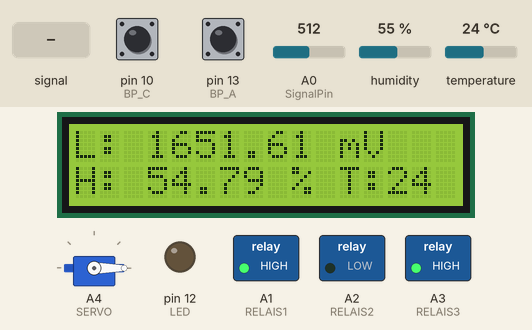
The sketch below on a simulated Arduino Uno, built with avr-gcc and run on an emulated ATmega328P. Parts: servo, 16×2 character LCD, switched loads named in the sketch (green lamp = pin HIGH), output pins drawn as LEDs (lit = HIGH). Wiring (inferred from the names in the program): AHT10/20 sensor at I2C address 0x38. Inputs (shaded band) come from the test bench; at power-on: A0 (SignalPin) = 512, temperature 24 °C, pin 10 (BP_C) HIGH, pin 13 (BP_A) HIGH, humidity 55 %. What the sketch prints to the serial monitor is not drawn.

Above: at 1.6 s.
1.7 s: A0 (SignalPin) fed a 200 Hz sine of ±255 counts around its level
At 2.05 s:
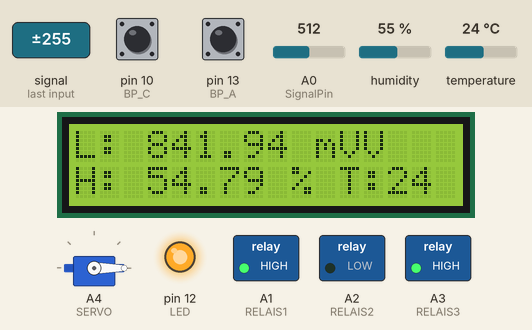
3.3 s: A0 (SignalPin) set to 277
At 4.6 s:
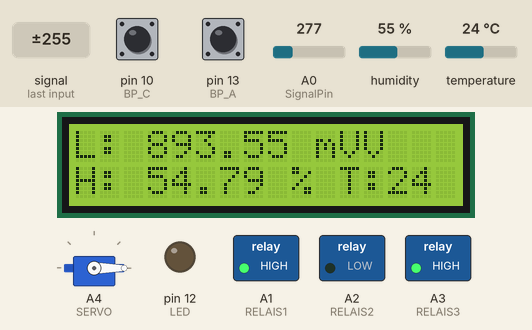
5.1 s: A0 (SignalPin) set to 251
At 6.0 s:
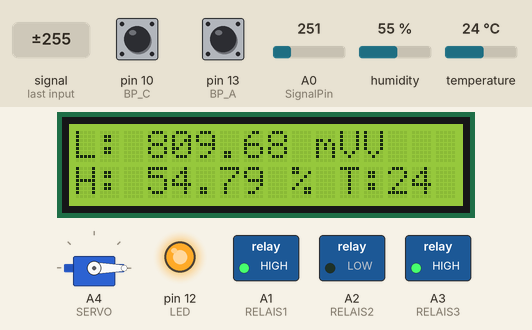
6.9 s: temperature set to 22.5 °C
At 8.3 s:
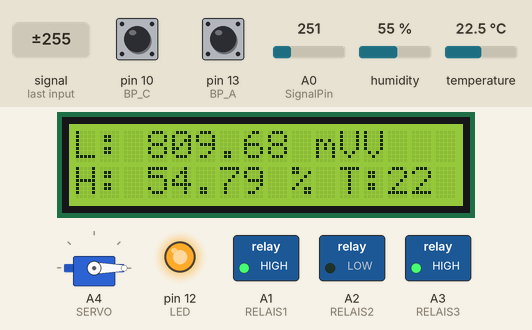
8.8 s: temperature set to 21.5 °C
At 9.9 s:
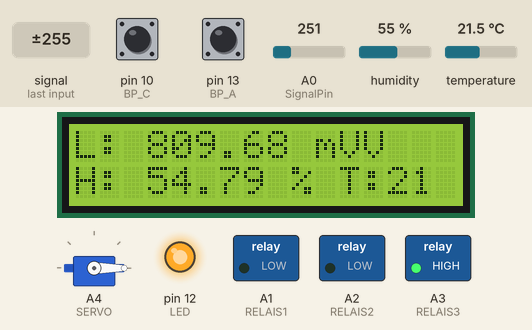
10.6 s: A0 (SignalPin) set to 226
At 11.8 s:
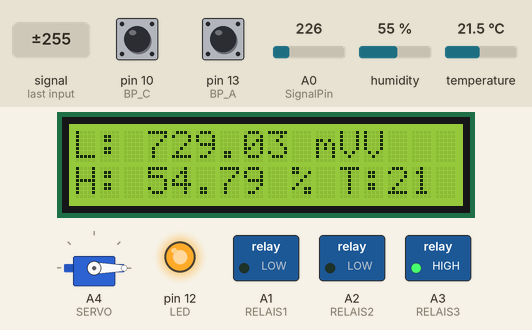
12.3 s: A0 (SignalPin) set to 201
Timing chart, 0 to 15.0 s (numbered marks = the images above; inputs shaded):
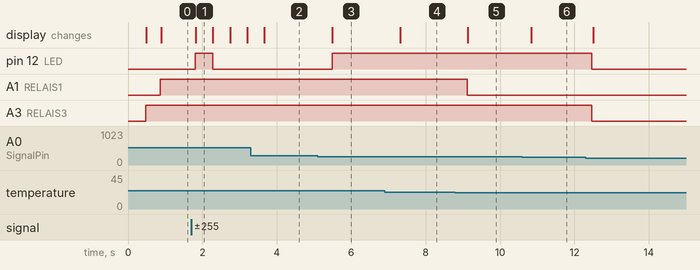

The sketch:

KURTKAN_Azam_Serre_automatisee.ino
```cpp
// ****************************************************************************
// KURTKAN_Serre_auto.ino
// Projet Serre Autonome 2023-2024
// 6ème électronique - INRACI
// Hardware : Feather M0 Express + 1602 LCD + SSD1306 (petit écran) + KY-018 (Cap lum) + SG90 (Servomoteur) + AHT10 (Capt t°/hum) + KY-019 (Relais)
// 18-03-2024
// ****************************************************************************

// ******************************** LIBRAIRIES ********************************

#include <Servo.h>
#include <Wire.h>  // Librairie I²C
#include <LiquidCrystal_I2C.h>

// ************************ DÉFINITIONS DES CONSTANTES ************************

#define LED 12

#define BP_A 13
#define BP_B 11
#define BP_C 10

#define SignalPin A0

#define RELAIS1 A1  // Éclairage
#define RELAIS2 A2  // Chauffage
#define RELAIS3 A3  // Fenêtre

#define SERVO A4

// Définition des constantes pour le capt t°/hum

#define Adresse_AHT10 0x38
#define AHT10_INIT_CMD 0xE1
#define AHT10_TRIGGER_MEASURMENT_CMD 0xAC  // Ordre de conversion
#define AHT10_DATA0 0x33
#define AHT10_DATA1 0x00
#define AHT10_SOFT_RESET_CMD 0xBA
#define AHT10_MEASUREMENT_DELAY 80
#define AHT10_POWER_ON_DELAY 40
#define AHT10_CMD_DELAY 350
#define AHT10_SOFT_RESET_DELAY 20

/////////////////////////

// ************************ DÉFINITIONS DES VARIABLES *************************

int pos;  // pour servo

// Variable pour le capt t°/hum
byte DataBuffer[6];

float Raw_humidite;
float Raw_temperature;
float temperature;
float humidite;
int Tentier;
int decimal;

// ************************** DÉFINITIONS DES OBJETS **************************

LiquidCrystal_I2C lcd(0x27, 16, 2);
Servo myservo;

///////////////////////////////////////////////////////////////////////////////


void setup() {
  Serial.begin(9600);
  myservo.attach(SERVO);

  pinMode(RELAIS1, OUTPUT);
  pinMode(RELAIS2, OUTPUT);
  pinMode(RELAIS3, OUTPUT);

  pinMode(BP_A, INPUT_PULLUP);
  pinMode(BP_B, INPUT_PULLUP);
  pinMode(BP_C, INPUT_PULLUP);

  pinMode(LED, OUTPUT);

  initAHT10();

  lcd.init();
  lcd.backlight();
  lcd.setCursor(0, 0);

  servoXdegre(0);

  Serial.println("Mesures des capteurs");
  Serial.println(" ");
}

///////////////////////////////////////////////////////////////////////////////


void loop() {

  mesureAffichageLum();
  mesureAffichageHum();
  mesureAffichageT();

  bpA();
  bpB();
  bpC();
}

///////////////////////////////////////////////////////////////////////////////

// ************************** Fonctions personalisée **************************

void initAHT10() {
  Wire.begin();            // Initialisation de la communication I2C
  Wire.setClock(100000L);  // Configure la CLK de la com I2C 100kHz (L = entiers longs => nombres entiers sur un plus grand nombre de bits par rapport aux entiers standards)
  delay(AHT10_POWER_ON_DELAY);

  Wire.beginTransmission(Adresse_AHT10);  // Début de la transmission(Adresse)
  Wire.write(AHT10_SOFT_RESET_CMD);       // Reset software
  Wire.endTransmission();                 // Fin de la tranmission
  delay(AHT10_SOFT_RESET_DELAY);          // Temps d'attente pour un reset logiciel

  Wire.beginTransmission(Adresse_AHT10);
  Wire.write(AHT10_INIT_CMD);
  Wire.write(AHT10_TRIGGER_MEASURMENT_CMD);
  Wire.endTransmission();
  delay(AHT10_CMD_DELAY);
}

void servoXdegre(int pos) {
  myservo.write(pos);
}

void mesureAffichageHum() {
  Wire.beginTransmission(Adresse_AHT10);     // Début de la transmission(Adresse)
  Wire.write(AHT10_TRIGGER_MEASURMENT_CMD);  // Démarrer une nouvelle mesure
  Wire.write(AHT10_DATA0);                   // 1er donnée lu à partir du capteur associé à °C ou hum%
  Wire.write(AHT10_DATA1);                   // 2e donnée lu à partir du capteur associé à °C ou hum%
  Wire.endTransmission();                    // Fin de la tranmission
  delay(AHT10_CMD_DELAY);

  Wire.requestFrom(Adresse_AHT10, 6);  // Attends une réponse de Adresse, réponse en 6 octet
  while (Wire.available()) {           // Boucle qui lit les données dispos du bus I2C jusqu'à ce qu'il n'y en ait plus
    for (int i = 0; i < 6; i++) {      // Boucle pour les 6 valeurs
      DataBuffer[i] = Wire.read();     // Insertion des valeurs récupéré dans le bus I2C
    }
  }

  Raw_humidite = (((uint32_t)DataBuffer[1] << 16) | ((uint16_t)DataBuffer[2] << 8) | (DataBuffer[3])) >> 4;  // Calcule de la valeur brute d'humidité
  humidite = Raw_humidite * 0.000095;                                                                        // Calcule de l'humidité avec les valeurs brutes
  if (humidite < 1) humidite = 0;                                                                            // Ajuster la valeur d'humidité à 0% si hum=1%
  if (humidite > 99) humidite = 100;                                                                         // Ajuster la valeur d'humidité à 100% si hum=99%

  if (humidite > 65) {
    digitalWrite(RELAIS2, HIGH);
  }

  if (humidite < 65) {
    digitalWrite(RELAIS2, LOW);
  }

  lcd.setCursor(0, 1);
  lcd.print("H: ");
  lcd.print(humidite);
  lcd.print(" % +-2%");

  Serial.print("Humidité : ");
  Serial.print(humidite);
  Serial.println(" % +-2%");
}

void mesureAffichageLum() {
  int ValeurBrute = analogRead(SignalPin);
  float Volt = ValeurBrute * (3.3 / 1023) * 1000;

  digitalWrite(RELAIS3, HIGH);  // Indicateur de lumière
  if (Volt > 1300) {
    analogWrite(LED, 50);
  }

  if (Volt < 850) {
    analogWrite(LED, 200);
  }

  if (Volt < 700) {
    analogWrite(LED, 0);
    digitalWrite(RELAIS3, LOW);
  }

  lcd.setCursor(0, 0);
  lcd.print("L: ");
  lcd.print(Volt);
  lcd.print(" mV");

  Serial.print("Luminosité : ");
  Serial.print(Volt);
  Serial.println("mV");
  Serial.println("===============================");
}
void mesureAffichageT() {
  Raw_temperature = ((uint32_t)(DataBuffer[3] & 0x0F) << 16) | ((uint16_t)DataBuffer[4] << 8) | DataBuffer[5];  // Calcule de la valeur brute de température
  temperature = Raw_temperature * 0.000191 - 50;                                                                // Calcule de l'humidité avec les valeurs brutes
  int Tentier = int(temperature);                                                                               // Conversion de la partie entière de la température en un nombre entier
  int decimal = int((temperature - Tentier) * 10);                                                              // Avoir 1 chiffre après la virgule

  digitalWrite(RELAIS1, LOW);
  if (Tentier > 21) {
    servoXdegre(0);
    digitalWrite(RELAIS1, HIGH);
    Serial.println("Fenêtre fermée, relais rouge allumé");
  }

  lcd.setCursor(11, 1);
  lcd.print("T:");
  lcd.print(Tentier);

  Serial.print("Température : ");
  Serial.print(Tentier);
  Serial.println(" °C +-0.3°");
}

void bpA() {
  if (!digitalRead(BP_A)) {
    servoXdegre(0);
  }
}

void bpB() {

}

void bpC() {
  if (!digitalRead(BP_C)) {
    servoXdegre(180);
  }
}

///////////////////////////////////////////////////////////////////////////////
```

Measured:
- the behaviour switches between 264 and 263 on A0 (SignalPin) (found by bisection; images 2 and 3)
- the behaviour switches between 21.9 and 21.8 °C on temperature (found by bisection; images 4 and 5)
- after the input at 1.7 s, pin 12 (LED): LOW → HIGH after 0.11 s, → LOW 0.46 s later; the display: changes after 0.13 s (image 1)
- after the input at 3.3 s, the display: changes after 0.36 s (image 2)
- after the input at 5.1 s, pin 12 (LED): LOW → HIGH after 0.39 s; the display: changes after 0.40 s (image 3)
- after the input at 6.9 s, the display: changes after 0.42 s (image 4)
- after the input at 8.8 s, A1 (RELAIS1): HIGH → LOW after 0.32 s; the display: changes after 0.33 s (image 5)
- after the input at 10.6 s, the display: changes after 0.24 s (image 6)
- after the input at 12.3 s, pin 12 (LED), A3 (RELAIS3): HIGH → LOW after 0.17 s
